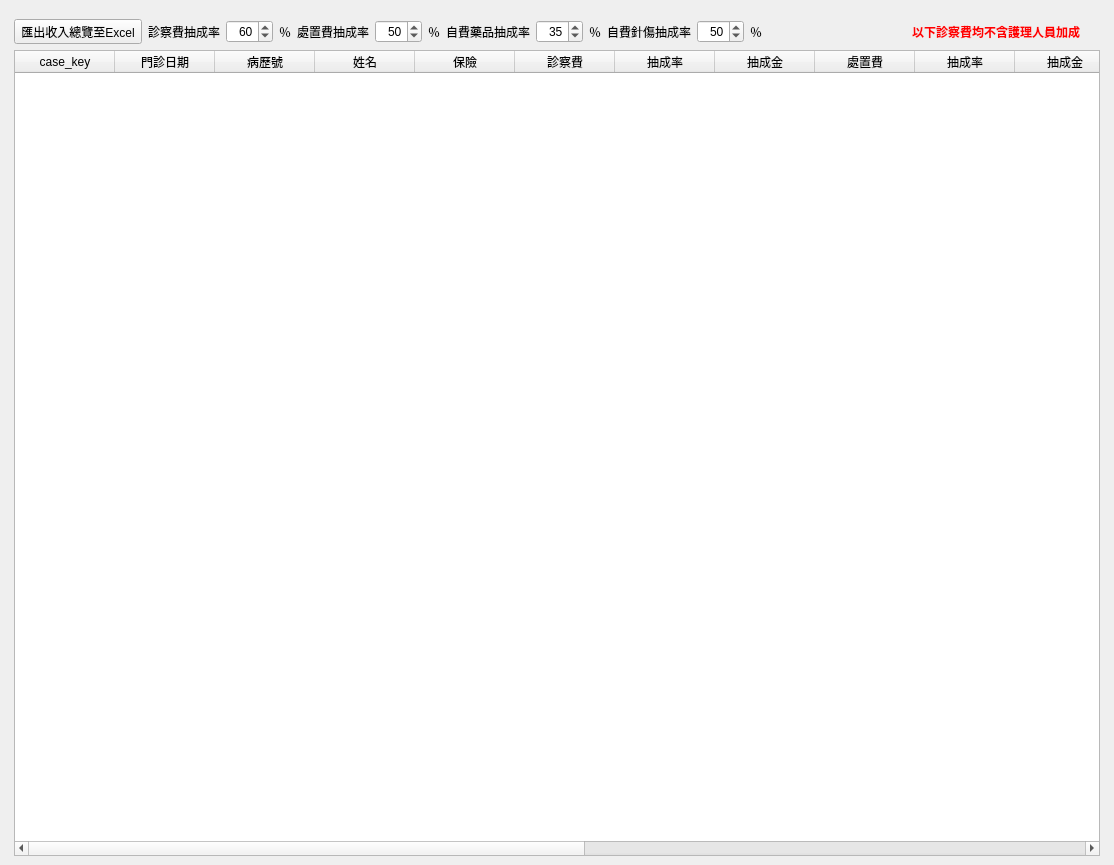
<?xml version="1.0" encoding="UTF-8"?>
<ui version="4.0">
 <class>WindowStatisticsDoctorSummary</class>
 <widget class="QMainWindow" name="WindowStatisticsDoctorSummary">
  <property name="geometry">
   <rect>
    <x>0</x>
    <y>0</y>
    <width>1114</width>
    <height>865</height>
   </rect>
  </property>
  <property name="windowTitle">
   <string>醫師收入統計</string>
  </property>
  <widget class="QWidget" name="centralwidget">
   <layout class="QHBoxLayout" name="horizontalLayout">
    <item>
     <layout class="QVBoxLayout" name="verticalLayout">
      <property name="leftMargin">
       <number>5</number>
      </property>
      <property name="topMargin">
       <number>10</number>
      </property>
      <property name="rightMargin">
       <number>5</number>
      </property>
      <item>
       <layout class="QVBoxLayout" name="verticalLayout_5">
        <item>
         <layout class="QHBoxLayout" name="horizontalLayout_income">
          <item>
           <layout class="QVBoxLayout" name="verticalLayout_2">
            <item>
             <layout class="QHBoxLayout" name="horizontalLayout_3">
              <property name="rightMargin">
               <number>20</number>
              </property>
              <item>
               <widget class="QToolButton" name="toolButton_export_to_excel">
                <property name="text">
                 <string>匯出收入總覽至Excel</string>
                </property>
                <property name="icon">
                 <iconset>
                  <normaloff>../icons/document-export.svg</normaloff>../icons/document-export.svg</iconset>
                </property>
                <property name="toolButtonStyle">
                 <enum>Qt::ToolButtonTextBesideIcon</enum>
                </property>
               </widget>
              </item>
              <item>
               <widget class="QLabel" name="label">
                <property name="text">
                 <string>診察費抽成率</string>
                </property>
               </widget>
              </item>
              <item>
               <widget class="QSpinBox" name="spinBox_ins_diag_rate">
                <property name="alignment">
                 <set>Qt::AlignRight|Qt::AlignTrailing|Qt::AlignVCenter</set>
                </property>
                <property name="maximum">
                 <number>100</number>
                </property>
                <property name="value">
                 <number>60</number>
                </property>
               </widget>
              </item>
              <item>
               <widget class="QLabel" name="label_ins_diag_rate_type">
                <property name="text">
                 <string>％</string>
                </property>
               </widget>
              </item>
              <item>
               <widget class="QLabel" name="label_4">
                <property name="text">
                 <string>處置費抽成率</string>
                </property>
               </widget>
              </item>
              <item>
               <widget class="QSpinBox" name="spinBox_ins_treat_rate">
                <property name="alignment">
                 <set>Qt::AlignRight|Qt::AlignTrailing|Qt::AlignVCenter</set>
                </property>
                <property name="maximum">
                 <number>100</number>
                </property>
                <property name="value">
                 <number>50</number>
                </property>
               </widget>
              </item>
              <item>
               <widget class="QLabel" name="label_ins_treat_rate_type">
                <property name="text">
                 <string>％</string>
                </property>
               </widget>
              </item>
              <item>
               <widget class="QLabel" name="label_6">
                <property name="text">
                 <string>自費藥品抽成率</string>
                </property>
               </widget>
              </item>
              <item>
               <widget class="QSpinBox" name="spinBox_self_drug_rate">
                <property name="alignment">
                 <set>Qt::AlignRight|Qt::AlignTrailing|Qt::AlignVCenter</set>
                </property>
                <property name="maximum">
                 <number>100</number>
                </property>
                <property name="value">
                 <number>35</number>
                </property>
               </widget>
              </item>
              <item>
               <widget class="QLabel" name="label_self_drug_rate_type">
                <property name="text">
                 <string>％</string>
                </property>
               </widget>
              </item>
              <item>
               <widget class="QLabel" name="label_8">
                <property name="text">
                 <string>自費針傷抽成率</string>
                </property>
               </widget>
              </item>
              <item>
               <widget class="QSpinBox" name="spinBox_self_treat_rate">
                <property name="alignment">
                 <set>Qt::AlignRight|Qt::AlignTrailing|Qt::AlignVCenter</set>
                </property>
                <property name="maximum">
                 <number>100</number>
                </property>
                <property name="value">
                 <number>50</number>
                </property>
               </widget>
              </item>
              <item>
               <widget class="QLabel" name="label_self_treat_rate_type">
                <property name="text">
                 <string>％</string>
                </property>
               </widget>
              </item>
              <item>
               <spacer name="horizontalSpacer">
                <property name="orientation">
                 <enum>Qt::Horizontal</enum>
                </property>
                <property name="sizeHint" stdset="0">
                 <size>
                  <width>40</width>
                  <height>20</height>
                 </size>
                </property>
               </spacer>
              </item>
              <item>
               <widget class="QLabel" name="label_9">
                <property name="font">
                 <font>
                  <weight>75</weight>
                  <bold>true</bold>
                 </font>
                </property>
                <property name="styleSheet">
                 <string notr="true">color: rgb(255, 0, 0);</string>
                </property>
                <property name="text">
                 <string>以下診察費均不含護理人員加成</string>
                </property>
               </widget>
              </item>
             </layout>
            </item>
            <item>
             <widget class="QTableWidget" name="tableWidget_doctor_summary">
              <property name="editTriggers">
               <set>QAbstractItemView::NoEditTriggers</set>
              </property>
              <property name="selectionMode">
               <enum>QAbstractItemView::SingleSelection</enum>
              </property>
              <property name="selectionBehavior">
               <enum>QAbstractItemView::SelectRows</enum>
              </property>
              <column>
               <property name="text">
                <string>case_key</string>
               </property>
              </column>
              <column>
               <property name="text">
                <string>門診日期</string>
               </property>
              </column>
              <column>
               <property name="text">
                <string>病歷號</string>
               </property>
              </column>
              <column>
               <property name="text">
                <string>姓名</string>
               </property>
              </column>
              <column>
               <property name="text">
                <string>保險</string>
               </property>
              </column>
              <column>
               <property name="text">
                <string>診察費</string>
               </property>
              </column>
              <column>
               <property name="text">
                <string>抽成率</string>
               </property>
              </column>
              <column>
               <property name="text">
                <string>抽成金</string>
               </property>
              </column>
              <column>
               <property name="text">
                <string>處置費</string>
               </property>
              </column>
              <column>
               <property name="text">
                <string>抽成率</string>
               </property>
              </column>
              <column>
               <property name="text">
                <string>抽成金</string>
               </property>
              </column>
              <column>
               <property name="text">
                <string>自費藥品</string>
               </property>
              </column>
              <column>
               <property name="text">
                <string>抽成率</string>
               </property>
              </column>
              <column>
               <property name="text">
                <string>抽成金</string>
               </property>
              </column>
              <column>
               <property name="text">
                <string>自費針傷</string>
               </property>
              </column>
              <column>
               <property name="text">
                <string>抽成率</string>
               </property>
              </column>
              <column>
               <property name="text">
                <string>抽成金</string>
               </property>
              </column>
              <column>
               <property name="text">
                <string>抽成總計</string>
               </property>
              </column>
              <column>
               <property name="text">
                <string>診治醫師</string>
               </property>
              </column>
             </widget>
            </item>
           </layout>
          </item>
          <item>
           <layout class="QVBoxLayout" name="verticalLayout_chart"/>
          </item>
         </layout>
        </item>
       </layout>
      </item>
     </layout>
    </item>
   </layout>
  </widget>
  <widget class="QMenuBar" name="menubar">
   <property name="geometry">
    <rect>
     <x>0</x>
     <y>0</y>
     <width>1114</width>
     <height>33</height>
    </rect>
   </property>
  </widget>
  <action name="action_export_excel">
   <property name="icon">
    <iconset>
     <normaloff>../icons/document-export.svg</normaloff>../icons/document-export.svg</iconset>
   </property>
   <property name="text">
    <string>匯出Excel</string>
   </property>
  </action>
 </widget>
 <resources/>
 <connections/>
</ui>
